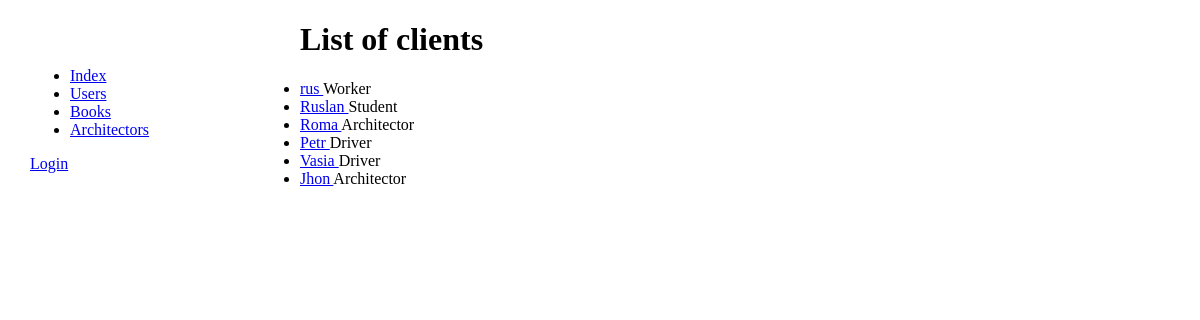
The app's page /myapp/clients/ with its own data.
### myapp/models.py (models this page shows, shortened)
class Client(models.Model):
    name  = models.CharField(max_length=255)
    age = models.IntegerField(null=True, blank=True)
    major = models.ForeignKey(Major, help_text="Специальность", on_delete=models.SET_NULL, null=True)
    books = models.ManyToManyField('Book', help_text='Выберите книги')

class Major(models.Model):
    title = models.CharField(max_length=255)
    def __str__(self):
        return self.title

### myapp/views.py (the view)
class ClientListView(generic.ListView):
    model = Client
    template_name = 'myapp/my_client_list.html'
    context_object_name = 'my_client_list'
    def get_context_data(self, **kwargs):
        context = super(ClientListView, self).get_context_data(**kwargs)
        context['clients'] = 'List of clients'
        return context

### myapp/templates/myapp/my_client_list.html
{% extends 'base_generic.html' %}
{% block content %}
    <h1> {{ clients }} </h1>
    {% if my_client_list %}
        <ul>
            {% for client in my_client_list %}
                <li>
                    <a href="{% url 'client-detail' client.pk %}"> {{ client.name }} </a>
                    <span>{{ client.major }}</span>
                </li>
            {% endfor %}
        </ul>
    {% else %}
        <p>No</p>
    {% endif %}
{% endblock %}

### myapp/templates/base_generic.html (shortened to what this page needs)
<!DOCTYPE html>
<html lang="en">
<head>
    {%  load static  %}
    <link rel="stylesheet" href="{% static 'css/style.css' %}">
</head>
<body>
    <div class="sidebar__nav">
        <ul>
            <li> <a href=" {% url 'index' %} ">Index</a> </li>
            <li> <a href=" {% url 'clients' %} ">Users</a> </li>
            <li> <a href=" {% url 'books' %} ">Books</a> </li>
            <li> <a href=" {% url 'architectors' %} ">Architectors</a> </li>
        </ul>
    {% if user.is_authenticated %}
        <p class="user-name"> {{ user.username }}</p>
        {% comment %} <a href="{% url 'hui' %}" class="client-name"> {{ user.username }}</a> {% endcomment %}
        <a href="{% url 'logout' %}?next={{request.path}}">Logout</a>
    {% else %}
        <a href="{% url 'login' %}?next={{request.path}}">Login</a>
    {% endif %}
</div>
{% block content %}{% endblock %}
</body>
</html>

### myapp/static/css/style.css (style rules this page uses)
body { margin: 0; padding: 0; }
.sidebar__nav { float: left; width:20%; height: 100vh; padding: 30px 30px 0 30px; margin-bottom: 20px; }

### records on screen
Client: name "rus", major "Worker"
Client: name "Ruslan", major "Student"
Client: name "Roma", major "Architector"
Client: name "Petr", major "Driver"
Client: name "Vasia", major "Driver"
Client: name "Jhon", major "Architector"

### other values on screen
{{ clients }} "List of clients"
